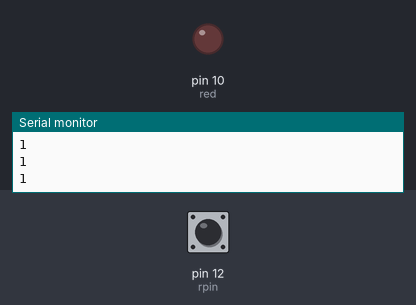
The sketch below on a simulated Arduino Uno, built with avr-gcc and run on an emulated ATmega328P. On the bench: output pins drawn as LEDs (lit = HIGH), the last lines printed to the serial monitor. Dashed ring = blinking. Inputs (shaded band) come from the test bench; at power-on: pin 12 (rpin) HIGH.

Above: at 1.2 s.
1.3 s: pin 12 (rpin) pulsed LOW 5 times (0.12 s each, 0.3 s apart)
At 1.75 s:
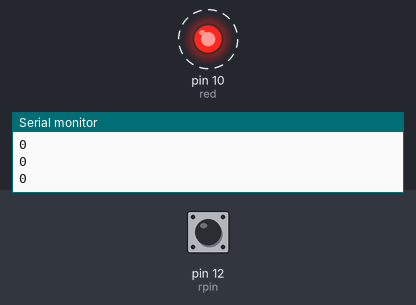
4.3 s: pin 12 (rpin) driven LOW
At 5.5 s:
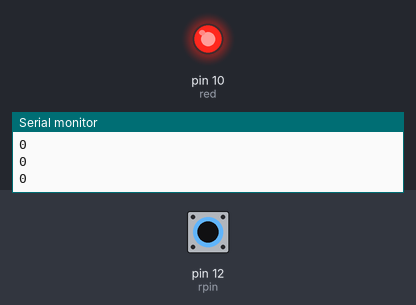
Timing chart, 0 to 7.3 s (numbered marks = the images above; inputs shaded):
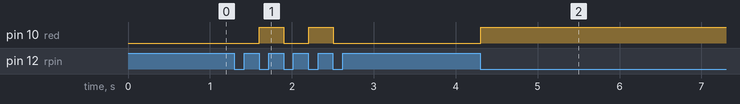

Measured:
- after the input at 1.3 s, pin 10 (red): alternates HIGH for 0.30 s and LOW for 0.30 s, 4 changes in all, then stays LOW, starting after 0.30 s
- after the input at 4.3 s, pin 10 (red): LOW → HIGH at once

The sketch:

toggleled.ino
```cpp
int rpin=12;
int red=10;
int ledstat=0;
int bnew;
int bold=0;

int wt=50;
int rval;

void setup() {
  Serial.begin(9600);
  pinMode(rpin,INPUT);
  pinMode(red,OUTPUT);
}

void loop() {
  bnew=digitalRead(rpin);
  Serial.println(bnew);

  if (bold==1 && bnew==0){
    if (ledstat==1){
      digitalWrite(red,HIGH);
      ledstat=0;
    }
    else {
      digitalWrite(red,LOW);
      ledstat=1;
    }
  }
  bold=bnew;
  delay(wt);
}
```
